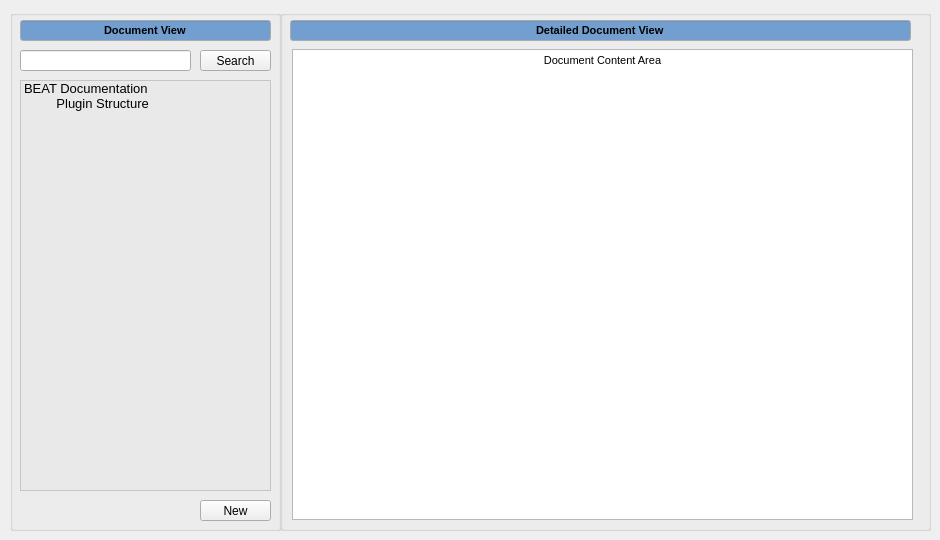
   <widget class="QWidget" name="Documentation">
    <attribute name="title">
     <string>Documentation</string>
    </attribute>
    <widget class="QGroupBox" name="document_view_groupbox">
     <property name="geometry">
      <rect>
       <x>10</x>
       <y>10</y>
       <width>271</width>
       <height>521</height>
      </rect>
     </property>
     <property name="title">
      <string/>
     </property>
     <widget class="QLineEdit" name="document_view_lineedit">
      <property name="geometry">
       <rect>
        <x>10</x>
        <y>10</y>
        <width>251</width>
        <height>21</height>
       </rect>
      </property>
      <property name="palette">
       <palette>
        <active>
         <colorrole role="Base">
          <brush brushstyle="SolidPattern">
           <color alpha="255">
            <red>114</red>
            <green>159</green>
            <blue>207</blue>
           </color>
          </brush>
         </colorrole>
        </active>
        <inactive>
         <colorrole role="Base">
          <brush brushstyle="SolidPattern">
           <color alpha="255">
            <red>114</red>
            <green>159</green>
            <blue>207</blue>
           </color>
          </brush>
         </colorrole>
        </inactive>
        <disabled>
         <colorrole role="Base">
          <brush brushstyle="SolidPattern">
           <color alpha="255">
            <red>255</red>
            <green>255</green>
            <blue>255</blue>
           </color>
          </brush>
         </colorrole>
        </disabled>
       </palette>
      </property>
      <property name="font">
       <font>
        <pointsize>8</pointsize>
        <weight>75</weight>
        <bold>true</bold>
       </font>
      </property>
      <property name="autoFillBackground">
       <bool>false</bool>
      </property>
      <property name="text">
       <string>Document View</string>
      </property>
      <property name="alignment">
       <set>Qt::AlignCenter</set>
      </property>
      <property name="readOnly">
       <bool>true</bool>
      </property>
     </widget>
     <widget class="QLineEdit" name="document_view_search_lineedit">
      <property name="geometry">
       <rect>
        <x>10</x>
        <y>40</y>
        <width>171</width>
        <height>21</height>
       </rect>
      </property>
      <property name="palette">
       <palette>
        <active>
         <colorrole role="WindowText">
          <brush brushstyle="SolidPattern">
           <color alpha="255">
            <red>0</red>
            <green>0</green>
            <blue>0</blue>
           </color>
          </brush>
         </colorrole>
         <colorrole role="Dark">
          <brush brushstyle="SolidPattern">
           <color alpha="255">
            <red>119</red>
            <green>119</green>
            <blue>118</blue>
           </color>
          </brush>
         </colorrole>
         <colorrole role="Mid">
          <brush brushstyle="SolidPattern">
           <color alpha="255">
            <red>159</red>
            <green>159</green>
            <blue>157</blue>
           </color>
          </brush>
         </colorrole>
         <colorrole role="Text">
          <brush brushstyle="SolidPattern">
           <color alpha="255">
            <red>203</red>
            <green>203</green>
            <blue>203</blue>
           </color>
          </brush>
         </colorrole>
         <colorrole role="ButtonText">
          <brush brushstyle="SolidPattern">
           <color alpha="255">
            <red>0</red>
            <green>0</green>
            <blue>0</blue>
           </color>
          </brush>
         </colorrole>
         <colorrole role="Base">
          <brush brushstyle="SolidPattern">
           <color alpha="255">
            <red>255</red>
            <green>255</green>
            <blue>255</blue>
           </color>
          </brush>
         </colorrole>
         <colorrole role="Window">
          <brush brushstyle="SolidPattern">
           <color alpha="255">
            <red>238</red>
            <green>238</green>
            <blue>236</blue>
           </color>
          </brush>
         </colorrole>
         <colorrole role="Shadow">
          <brush brushstyle="SolidPattern">
           <color alpha="255">
            <red>0</red>
            <green>0</green>
            <blue>0</blue>
           </color>
          </brush>
         </colorrole>
         <colorrole role="AlternateBase">
          <brush brushstyle="SolidPattern">
           <color alpha="255">
            <red>184</red>
            <green>184</green>
            <blue>184</blue>
           </color>
          </brush>
         </colorrole>
         <colorrole role="ToolTipBase">
          <brush brushstyle="SolidPattern">
           <color alpha="255">
            <red>255</red>
            <green>255</green>
            <blue>220</blue>
           </color>
          </brush>
         </colorrole>
         <colorrole role="ToolTipText">
          <brush brushstyle="SolidPattern">
           <color alpha="255">
            <red>0</red>
            <green>0</green>
            <blue>0</blue>
           </color>
          </brush>
         </colorrole>
         <colorrole role="PlaceholderText">
          <brush brushstyle="NoBrush">
           <color alpha="128">
            <red>203</red>
            <green>203</green>
            <blue>203</blue>
           </color>
          </brush>
         </colorrole>
        </active>
        <inactive>
         <colorrole role="WindowText">
          <brush brushstyle="SolidPattern">
           <color alpha="255">
            <red>0</red>
            <green>0</green>
            <blue>0</blue>
           </color>
          </brush>
         </colorrole>
         <colorrole role="Dark">
          <brush brushstyle="SolidPattern">
           <color alpha="255">
            <red>119</red>
            <green>119</green>
            <blue>118</blue>
           </color>
          </brush>
         </colorrole>
         <colorrole role="Mid">
          <brush brushstyle="SolidPattern">
           <color alpha="255">
            <red>159</red>
            <green>159</green>
            <blue>157</blue>
           </color>
          </brush>
         </colorrole>
         <colorrole role="Text">
          <brush brushstyle="SolidPattern">
           <color alpha="255">
            <red>203</red>
            <green>203</green>
            <blue>203</blue>
           </color>
          </brush>
         </colorrole>
         <colorrole role="ButtonText">
          <brush brushstyle="SolidPattern">
           <color alpha="255">
            <red>0</red>
            <green>0</green>
            <blue>0</blue>
           </color>
          </brush>
         </colorrole>
         <colorrole role="Base">
          <brush brushstyle="SolidPattern">
           <color alpha="255">
            <red>255</red>
            <green>255</green>
            <blue>255</blue>
           </color>
          </brush>
         </colorrole>
         <colorrole role="Window">
          <brush brushstyle="SolidPattern">
           <color alpha="255">
            <red>238</red>
            <green>238</green>
            <blue>236</blue>
           </color>
          </brush>
         </colorrole>
         <colorrole role="Shadow">
          <brush brushstyle="SolidPattern">
           <color alpha="255">
            <red>0</red>
            <green>0</green>
            <blue>0</blue>
           </color>
          </brush>
         </colorrole>
         <colorrole role="AlternateBase">
          <brush brushstyle="SolidPattern">
           <color alpha="255">
            <red>184</red>
            <green>184</green>
            <blue>184</blue>
           </color>
          </brush>
         </colorrole>
         <colorrole role="ToolTipBase">
          <brush brushstyle="SolidPattern">
           <color alpha="255">
            <red>255</red>
            <green>255</green>
            <blue>220</blue>
           </color>
          </brush>
         </colorrole>
         <colorrole role="ToolTipText">
          <brush brushstyle="SolidPattern">
           <color alpha="255">
            <red>0</red>
            <green>0</green>
            <blue>0</blue>
           </color>
          </brush>
         </colorrole>
         <colorrole role="PlaceholderText">
          <brush brushstyle="NoBrush">
           <color alpha="128">
            <red>203</red>
            <green>203</green>
            <blue>203</blue>
           </color>
          </brush>
         </colorrole>
        </inactive>
        <disabled>
         <colorrole role="WindowText">
          <brush brushstyle="SolidPattern">
           <color alpha="255">
            <red>119</red>
            <green>119</green>
            <blue>118</blue>
           </color>
          </brush>
         </colorrole>
         <colorrole role="Dark">
          <brush brushstyle="SolidPattern">
           <color alpha="255">
            <red>119</red>
            <green>119</green>
            <blue>118</blue>
           </color>
          </brush>
         </colorrole>
         <colorrole role="Mid">
          <brush brushstyle="SolidPattern">
           <color alpha="255">
            <red>159</red>
            <green>159</green>
            <blue>157</blue>
           </color>
          </brush>
         </colorrole>
         <colorrole role="Text">
          <brush brushstyle="SolidPattern">
           <color alpha="255">
            <red>119</red>
            <green>119</green>
            <blue>118</blue>
           </color>
          </brush>
         </colorrole>
         <colorrole role="ButtonText">
          <brush brushstyle="SolidPattern">
           <color alpha="255">
            <red>119</red>
            <green>119</green>
            <blue>118</blue>
           </color>
          </brush>
         </colorrole>
         <colorrole role="Base">
          <brush brushstyle="SolidPattern">
           <color alpha="255">
            <red>238</red>
            <green>238</green>
            <blue>236</blue>
           </color>
          </brush>
         </colorrole>
         <colorrole role="Window">
          <brush brushstyle="SolidPattern">
           <color alpha="255">
            <red>238</red>
            <green>238</green>
            <blue>236</blue>
           </color>
          </brush>
         </colorrole>
         <colorrole role="Shadow">
          <brush brushstyle="SolidPattern">
           <color alpha="255">
            <red>0</red>
            <green>0</green>
            <blue>0</blue>
           </color>
          </brush>
         </colorrole>
         <colorrole role="AlternateBase">
          <brush brushstyle="SolidPattern">
           <color alpha="255">
            <red>184</red>
            <green>184</green>
            <blue>184</blue>
           </color>
          </brush>
         </colorrole>
         <colorrole role="ToolTipBase">
          <brush brushstyle="SolidPattern">
           <color alpha="255">
            <red>255</red>
            <green>255</green>
            <blue>220</blue>
           </color>
          </brush>
         </colorrole>
         <colorrole role="ToolTipText">
          <brush brushstyle="SolidPattern">
           <color alpha="255">
            <red>0</red>
            <green>0</green>
            <blue>0</blue>
           </color>
          </brush>
         </colorrole>
         <colorrole role="PlaceholderText">
          <brush brushstyle="NoBrush">
           <color alpha="128">
            <red>203</red>
            <green>203</green>
            <blue>203</blue>
           </color>
          </brush>
         </colorrole>
        </disabled>
       </palette>
      </property>
      <property name="font">
       <font>
        <pointsize>8</pointsize>
       </font>
      </property>
      <property name="text">
       <string/>
      </property>
     </widget>
     <widget class="QPushButton" name="document_view_search_button">
      <property name="geometry">
       <rect>
        <x>190</x>
        <y>40</y>
        <width>71</width>
        <height>21</height>
       </rect>
      </property>
      <property name="text">
       <string>Search</string>
      </property>
     </widget>
     <widget class="QListWidget" name="document_view_listwidget">
      <property name="geometry">
       <rect>
        <x>10</x>
        <y>70</y>
        <width>251</width>
        <height>411</height>
       </rect>
      </property>
      <property name="palette">
       <palette>
        <active>
         <colorrole role="WindowText">
          <brush brushstyle="SolidPattern">
           <color alpha="255">
            <red>0</red>
            <green>0</green>
            <blue>0</blue>
           </color>
          </brush>
         </colorrole>
         <colorrole role="Button">
          <brush brushstyle="SolidPattern">
           <color alpha="255">
            <red>255</red>
            <green>255</green>
            <blue>255</blue>
           </color>
          </brush>
         </colorrole>
         <colorrole role="Light">
          <brush brushstyle="SolidPattern">
           <color alpha="255">
            <red>255</red>
            <green>255</green>
            <blue>255</blue>
           </color>
          </brush>
         </colorrole>
         <colorrole role="Midlight">
          <brush brushstyle="SolidPattern">
           <color alpha="255">
            <red>255</red>
            <green>255</green>
            <blue>255</blue>
           </color>
          </brush>
         </colorrole>
         <colorrole role="Dark">
          <brush brushstyle="SolidPattern">
           <color alpha="255">
            <red>127</red>
            <green>127</green>
            <blue>127</blue>
           </color>
          </brush>
         </colorrole>
         <colorrole role="Mid">
          <brush brushstyle="SolidPattern">
           <color alpha="255">
            <red>170</red>
            <green>170</green>
            <blue>170</blue>
           </color>
          </brush>
         </colorrole>
         <colorrole role="Text">
          <brush brushstyle="SolidPattern">
           <color alpha="255">
            <red>0</red>
            <green>0</green>
            <blue>0</blue>
           </color>
          </brush>
         </colorrole>
         <colorrole role="BrightText">
          <brush brushstyle="SolidPattern">
           <color alpha="255">
            <red>255</red>
            <green>255</green>
            <blue>255</blue>
           </color>
          </brush>
         </colorrole>
         <colorrole role="Base">
          <brush brushstyle="SolidPattern">
           <color alpha="142">
            <red>229</red>
            <green>229</green>
            <blue>229</blue>
           </color>
          </brush>
         </colorrole>
         <colorrole role="Window">
          <brush brushstyle="SolidPattern">
           <color alpha="255">
            <red>255</red>
            <green>255</green>
            <blue>255</blue>
           </color>
          </brush>
         </colorrole>
         <colorrole role="Shadow">
          <brush brushstyle="SolidPattern">
           <color alpha="255">
            <red>0</red>
            <green>0</green>
            <blue>0</blue>
           </color>
          </brush>
         </colorrole>
         <colorrole role="AlternateBase">
          <brush brushstyle="SolidPattern">
           <color alpha="255">
            <red>255</red>
            <green>255</green>
            <blue>255</blue>
           </color>
          </brush>
         </colorrole>
         <colorrole role="ToolTipBase">
          <brush brushstyle="SolidPattern">
           <color alpha="255">
            <red>255</red>
            <green>255</green>
            <blue>220</blue>
           </color>
          </brush>
         </colorrole>
         <colorrole role="ToolTipText">
          <brush brushstyle="SolidPattern">
           <color alpha="255">
            <red>0</red>
            <green>0</green>
            <blue>0</blue>
           </color>
          </brush>
         </colorrole>
         <colorrole role="PlaceholderText">
          <brush brushstyle="NoBrush">
           <color alpha="128">
            <red>0</red>
            <green>0</green>
            <blue>0</blue>
           </color>
          </brush>
         </colorrole>
        </active>
        <inactive>
         <colorrole role="WindowText">
          <brush brushstyle="SolidPattern">
           <color alpha="255">
            <red>0</red>
            <green>0</green>
            <blue>0</blue>
           </color>
          </brush>
         </colorrole>
         <colorrole role="Button">
          <brush brushstyle="SolidPattern">
           <color alpha="255">
            <red>255</red>
            <green>255</green>
            <blue>255</blue>
           </color>
          </brush>
         </colorrole>
         <colorrole role="Light">
          <brush brushstyle="SolidPattern">
           <color alpha="255">
            <red>255</red>
            <green>255</green>
            <blue>255</blue>
           </color>
          </brush>
         </colorrole>
         <colorrole role="Midlight">
          <brush brushstyle="SolidPattern">
           <color alpha="255">
            <red>255</red>
            <green>255</green>
            <blue>255</blue>
           </color>
          </brush>
         </colorrole>
         <colorrole role="Dark">
          <brush brushstyle="SolidPattern">
           <color alpha="255">
            <red>127</red>
            <green>127</green>
            <blue>127</blue>
           </color>
          </brush>
         </colorrole>
         <colorrole role="Mid">
          <brush brushstyle="SolidPattern">
           <color alpha="255">
            <red>170</red>
            <green>170</green>
            <blue>170</blue>
           </color>
          </brush>
         </colorrole>
         <colorrole role="Text">
          <brush brushstyle="SolidPattern">
           <color alpha="255">
            <red>0</red>
            <green>0</green>
            <blue>0</blue>
           </color>
          </brush>
         </colorrole>
         <colorrole role="BrightText">
          <brush brushstyle="SolidPattern">
           <color alpha="255">
            <red>255</red>
            <green>255</green>
            <blue>255</blue>
           </color>
          </brush>
         </colorrole>
         <colorrole role="Base">
          <brush brushstyle="SolidPattern">
           <color alpha="142">
            <red>229</red>
            <green>229</green>
            <blue>229</blue>
           </color>
          </brush>
         </colorrole>
         <colorrole role="Window">
          <brush brushstyle="SolidPattern">
           <color alpha="255">
            <red>255</red>
            <green>255</green>
            <blue>255</blue>
           </color>
          </brush>
         </colorrole>
         <colorrole role="Shadow">
          <brush brushstyle="SolidPattern">
           <color alpha="255">
            <red>0</red>
            <green>0</green>
            <blue>0</blue>
           </color>
          </brush>
         </colorrole>
         <colorrole role="AlternateBase">
          <brush brushstyle="SolidPattern">
           <color alpha="255">
            <red>255</red>
            <green>255</green>
            <blue>255</blue>
           </color>
          </brush>
         </colorrole>
         <colorrole role="ToolTipBase">
          <brush brushstyle="SolidPattern">
           <color alpha="255">
            <red>255</red>
            <green>255</green>
            <blue>220</blue>
           </color>
          </brush>
         </colorrole>
         <colorrole role="ToolTipText">
          <brush brushstyle="SolidPattern">
           <color alpha="255">
            <red>0</red>
            <green>0</green>
            <blue>0</blue>
           </color>
          </brush>
         </colorrole>
         <colorrole role="PlaceholderText">
          <brush brushstyle="NoBrush">
           <color alpha="128">
            <red>0</red>
            <green>0</green>
            <blue>0</blue>
           </color>
          </brush>
         </colorrole>
        </inactive>
        <disabled>
         <colorrole role="WindowText">
          <brush brushstyle="SolidPattern">
           <color alpha="255">
            <red>127</red>
            <green>127</green>
            <blue>127</blue>
           </color>
          </brush>
         </colorrole>
         <colorrole role="Button">
          <brush brushstyle="SolidPattern">
           <color alpha="255">
            <red>255</red>
            <green>255</green>
            <blue>255</blue>
           </color>
          </brush>
         </colorrole>
         <colorrole role="Light">
          <brush brushstyle="SolidPattern">
           <color alpha="255">
            <red>255</red>
            <green>255</green>
            <blue>255</blue>
           </color>
          </brush>
         </colorrole>
         <colorrole role="Midlight">
          <brush brushstyle="SolidPattern">
           <color alpha="255">
            <red>255</red>
            <green>255</green>
            <blue>255</blue>
           </color>
          </brush>
         </colorrole>
         <colorrole role="Dark">
          <brush brushstyle="SolidPattern">
           <color alpha="255">
            <red>127</red>
            <green>127</green>
            <blue>127</blue>
           </color>
          </brush>
         </colorrole>
         <colorrole role="Mid">
          <brush brushstyle="SolidPattern">
           <color alpha="255">
            <red>170</red>
            <green>170</green>
            <blue>170</blue>
           </color>
          </brush>
         </colorrole>
         <colorrole role="Text">
          <brush brushstyle="SolidPattern">
           <color alpha="255">
            <red>127</red>
            <green>127</green>
            <blue>127</blue>
           </color>
          </brush>
         </colorrole>
         <colorrole role="BrightText">
          <brush brushstyle="SolidPattern">
           <color alpha="255">
            <red>255</red>
            <green>255</green>
            <blue>255</blue>
           </color>
          </brush>
         </colorrole>
         <colorrole role="Base">
          <brush brushstyle="SolidPattern">
           <color alpha="255">
            <red>255</red>
            <green>255</green>
            <blue>255</blue>
           </color>
          </brush>
         </colorrole>
         <colorrole role="Window">
          <brush brushstyle="SolidPattern">
           <color alpha="255">
            <red>255</red>
            <green>255</green>
            <blue>255</blue>
           </color>
          </brush>
         </colorrole>
         <colorrole role="Shadow">
          <brush brushstyle="SolidPattern">
           <color alpha="255">
            <red>0</red>
            <green>0</green>
            <blue>0</blue>
           </color>
          </brush>
         </colorrole>
         <colorrole role="AlternateBase">
          <brush brushstyle="SolidPattern">
           <color alpha="255">
            <red>255</red>
            <green>255</green>
            <blue>255</blue>
           </color>
          </brush>
         </colorrole>
         <colorrole role="ToolTipBase">
          <brush brushstyle="SolidPattern">
           <color alpha="255">
            <red>255</red>
            <green>255</green>
            <blue>220</blue>
           </color>
          </brush>
         </colorrole>
         <colorrole role="ToolTipText">
          <brush brushstyle="SolidPattern">
           <color alpha="255">
            <red>0</red>
            <green>0</green>
            <blue>0</blue>
           </color>
          </brush>
         </colorrole>
         <colorrole role="PlaceholderText">
          <brush brushstyle="NoBrush">
           <color alpha="128">
            <red>0</red>
            <green>0</green>
            <blue>0</blue>
           </color>
          </brush>
         </colorrole>
        </disabled>
       </palette>
      </property>
      <property name="font">
       <font>
        <pointsize>10</pointsize>
       </font>
      </property>
      <property name="editTriggers">
       <set>QAbstractItemView::DoubleClicked|QAbstractItemView::EditKeyPressed</set>
      </property>
      <property name="resizeMode">
       <enum>QListView::Adjust</enum>
      </property>
      <property name="spacing">
       <number>0</number>
      </property>
      <item>
       <property name="text">
        <string>BEAT Documentation</string>
       </property>
      </item>
      <item>
       <property name="text">
        <string>         Plugin Structure</string>
       </property>
      </item>
     </widget>
     <widget class="QPushButton" name="document_view_new_button">
      <property name="geometry">
       <rect>
        <x>190</x>
        <y>490</y>
        <width>71</width>
        <height>21</height>
       </rect>
      </property>
      <property name="text">
       <string>New</string>
      </property>
     </widget>
    </widget>
    <widget class="QGroupBox" name="detailed_document_view_groupbox">
     <property name="geometry">
      <rect>
       <x>280</x>
       <y>10</y>
       <width>651</width>
       <height>521</height>
      </rect>
     </property>
     <property name="title">
      <string/>
     </property>
     <widget class="QLineEdit" name="detailed_document_view_lineedit">
      <property name="geometry">
       <rect>
        <x>10</x>
        <y>10</y>
        <width>621</width>
        <height>21</height>
       </rect>
      </property>
      <property name="palette">
       <palette>
        <active>
         <colorrole role="Base">
          <brush brushstyle="SolidPattern">
           <color alpha="255">
            <red>114</red>
            <green>159</green>
            <blue>207</blue>
           </color>
          </brush>
         </colorrole>
        </active>
        <inactive>
         <colorrole role="Base">
          <brush brushstyle="SolidPattern">
           <color alpha="255">
            <red>114</red>
            <green>159</green>
            <blue>207</blue>
           </color>
          </brush>
         </colorrole>
        </inactive>
        <disabled>
         <colorrole role="Base">
          <brush brushstyle="SolidPattern">
           <color alpha="255">
            <red>255</red>
            <green>255</green>
            <blue>255</blue>
           </color>
          </brush>
         </colorrole>
        </disabled>
       </palette>
      </property>
      <property name="font">
       <font>
        <pointsize>8</pointsize>
        <weight>75</weight>
        <bold>true</bold>
       </font>
      </property>
      <property name="autoFillBackground">
       <bool>false</bool>
      </property>
      <property name="text">
       <string>Detailed Document View</string>
      </property>
      <property name="alignment">
       <set>Qt::AlignCenter</set>
      </property>
      <property name="readOnly">
       <bool>true</bool>
      </property>
     </widget>
     <widget class="QTextEdit" name="document_content_area_textedit">
      <property name="geometry">
       <rect>
        <x>12</x>
        <y>39</y>
        <width>621</width>
        <height>471</height>
       </rect>
      </property>
      <property name="html">
       <string>&lt;!DOCTYPE HTML PUBLIC &quot;-//W3C//DTD HTML 4.0//EN&quot; &quot;http://www.w3.org/TR/REC-html40/strict.dtd&quot;&gt;
&lt;html&gt;&lt;head&gt;&lt;meta name=&quot;qrichtext&quot; content=&quot;1&quot; /&gt;&lt;style type=&quot;text/css&quot;&gt;
p, li { white-space: pre-wrap; }
&lt;/style&gt;&lt;/head&gt;&lt;body style=&quot; font-family:'MS Shell Dlg 2'; font-size:8pt; font-weight:400; font-style:normal;&quot;&gt;
&lt;p align=&quot;center&quot; style=&quot; margin-top:0px; margin-bottom:0px; margin-left:0px; margin-right:0px; -qt-block-indent:0; text-indent:0px;&quot;&gt;Document Content Area&lt;/p&gt;&lt;/body&gt;&lt;/html&gt;</string>
      </property>
     </widget>
    </widget>
   </widget>
